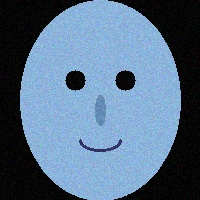
#> input picture data/train/person_001/person_001_01.jpg, 200 x 200 px; its folder holds only this picture in this run
$ python -i data_augmentation.py   (imports and definitions only)
#> lines starting #> are read from the running program, lines starting #| are printed output that depends on the picture
"""
Data Augmentation for Face Recognition Dataset

This module provides data augmentation techniques to increase dataset diversity.

Project Information:
- Project ID: 22
- Title: Face Recognition Dataset
- Category: Image Data
- Technologies: PNG, JPG, NumPy, OpenCV, Face Recognition

Contact Information:
RSK World
Founder: Molla Samser
Designer & Tester: Rima Khatun
Email: help@rskworld.in
Phone: +91 93305 39277
Address: Nutanhat, Mongolkote, Purba Burdwan, West Bengal, India, 713147
Website: https://rskworld.in/
Year: 2026
"""

import numpy as np
import cv2
from typing import List, Tuple, Optional
import os


class FaceAugmenter:
    """
    Data augmentation for face images.
    """

    @staticmethod
    def rotate(image: np.ndarray, angle: float = 15) -> np.ndarray:
        """
        Rotate image by specified angle.

        Args:
            image: Input image
            angle: Rotation angle in degrees

        Returns:
            Rotated image
        """
        h, w = image.shape[:2]
        center = (w // 2, h // 2)
        matrix = cv2.getRotationMatrix2D(center, angle, 1.0)
        rotated = cv2.warpAffine(image, matrix, (w, h), borderMode=cv2.BORDER_REPLICATE)
        return rotated

    @staticmethod
    def flip_horizontal(image: np.ndarray) -> np.ndarray:
        """
        Flip image horizontally.

        Args:
            image: Input image

        Returns:
            Horizontally flipped image
        """
        return cv2.flip(image, 1)

    @staticmethod
    def adjust_brightness(image: np.ndarray, factor: float = 0.2) -> np.ndarray:
        """
        Adjust image brightness.

        Args:
            image: Input image
            factor: Brightness adjustment factor (-1 to 1)

        Returns:
            Brightness adjusted image
        """
        adjusted = image.astype(np.float32)
        adjusted = adjusted + (factor * 255)
        adjusted = np.clip(adjusted, 0, 255).astype(np.uint8)
        return adjusted

    @staticmethod
    def adjust_contrast(image: np.ndarray, factor: float = 0.2) -> np.ndarray:
        """
        Adjust image contrast.

        Args:
            image: Input image
            factor: Contrast adjustment factor

        Returns:
            Contrast adjusted image
        """
        adjusted = image.astype(np.float32)
        mean = np.mean(adjusted)
        adjusted = (adjusted - mean) * (1 + factor) + mean
        adjusted = np.clip(adjusted, 0, 255).astype(np.uint8)
        return adjusted

    # [51 lines left out: functions add_noise, blur, crop_and_resize, not called in this run]

    def augment_image(self, image: np.ndarray, augmentations: List[str] = None) -> List[np.ndarray]:
        """
        Apply multiple augmentations to an image.

        Args:
            image: Input image
            augmentations: List of augmentation names to apply

        Returns:
            List of augmented images
        """
        if augmentations is None:
            augmentations = ['rotate', 'flip', 'brightness', 'contrast']

        augmented_images = []

        for aug_name in augmentations:
            if aug_name == 'rotate':
                for angle in [-15, 15]:
                    augmented_images.append(self.rotate(image, angle))
            elif aug_name == 'flip':
                augmented_images.append(self.flip_horizontal(image))
            elif aug_name == 'brightness':
                for factor in [-0.2, 0.2]:
                    augmented_images.append(self.adjust_brightness(image, factor))
            elif aug_name == 'contrast':
                for factor in [-0.2, 0.2]:
                    augmented_images.append(self.adjust_contrast(image, factor))
            elif aug_name == 'noise':
                augmented_images.append(self.add_noise(image))
            elif aug_name == 'blur':
                augmented_images.append(self.blur(image))
            elif aug_name == 'crop':
                augmented_images.append(self.crop_and_resize(image))

        return augmented_images

    # [43 lines left out: function augment_directory, not called in this run]

>>> import cv2
>>> picture = cv2.imread('../data/train/person_001/person_001_01.jpg')
#> picture is the input picture: shape (200, 200, 3); mean B, G, R 137, 112.2, 87.8
>>> result = FaceAugmenter().augment_image(picture)
#> the loop in augment_image, `for aug_name in augmentations:` made 4 passes
#> pass 1, in rotate, `rotated = cv2.warpAffine(image, matrix, (w, h), borderMode=cv2.BORDER_..`:
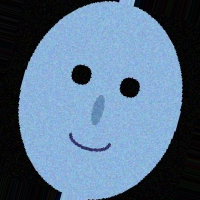
#> rotated: shape (200, 200, 3); mean B, G, R 137.9, 112.9, 88.4
#> pass 1, in rotate (call 2), `rotated = cv2.warpAffine(image, matrix, (w, h), borderMode=cv2.BORDER_..`:
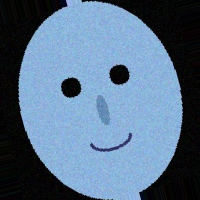
#> rotated: shape (200, 200, 3); mean B, G, R 137.9, 112.8, 88.3
#> after the loop in augment_image, `for aug_name in augmentations:`: augmented_images = 7 items
#> result = 7 items
